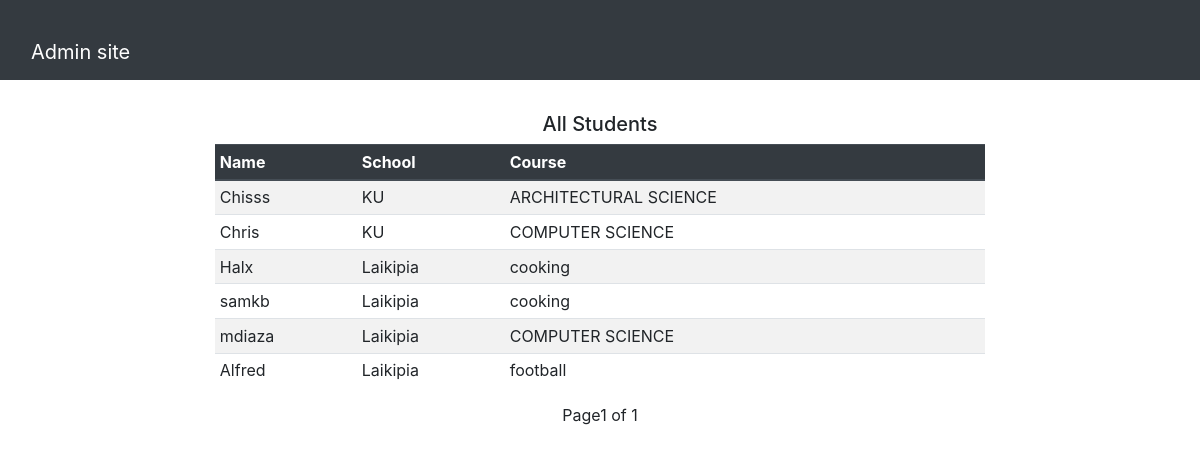
/portaladmin/students/ (signed in), run on an earlier commit of the app's database.
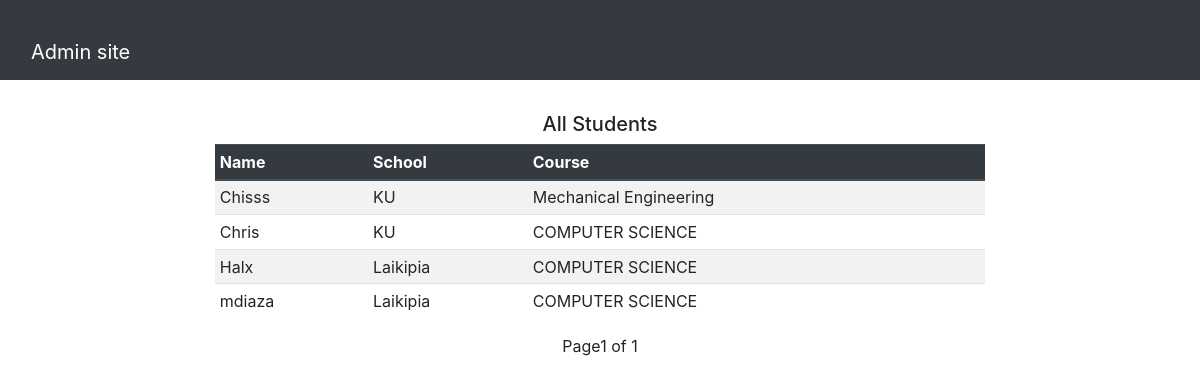
And on a later commit of the database.
### openings/models.py (models this page shows, shortened)
class Student(models.Model):
    user = models.OneToOneField(User, on_delete=models.CASCADE)
    school = models.ForeignKey(School, on_delete=models.SET_NULL, null=True)
    course = models.CharField(max_length=100, null=True )

class User(AbstractUser):
    is_student = models.BooleanField(default=False)
    is_company = models.BooleanField(default=False)
    is_school = models.BooleanField(default=False)
    first_name = models.CharField(max_length=100)
    last_name = models.CharField(max_length=100)
    official_name = models.CharField(max_length=100, null=True, default="school")
    email = models.CharField(max_length=100, null=True)

class School(models.Model):
    user = models.OneToOneField(User, on_delete=models.CASCADE)
    reg_no = models.CharField(max_length=100, null=True)
    def __str__(self):
        return self.user.username

### openings/views.py (the view)
# urls.py: path('portaladmin/students/',  admin_students, name="admin_students"),
@login_required
def admin_students(request):
    if request.user.is_staff:
        student_list = Student.objects.all().order_by('-id')
        page = request.GET.get('page', 1)
        paginator = Paginator(student_list, 15)
        try:
            students = paginator.page(page)
        except PageNotAnInteger:
            students = paginator.page(1)
        except EmptyPage:
            students = paginator.page(paginator.num_pages)
        context = {
            'students':students,
        }
    return render(request, 'admin-students.html', context)

### templates/admin-students.html (shortened to what this page needs)
{% extends 'base.html' %}
{% block content %}
<nav class="navbar navbar-dark bg-dark ">
    <div class="container-fluid mt-4">
      <a class="navbar-brand" href="{% url 'portaladmin' %}">Admin site</a>
    </div>
  </nav>
    <div class="container-fluid mt-4">
        <div class="row ">
            <div class="col-md-2"></div>
            <div class="col-md-8">
                <div class="table-responsive">
                    <h5 class="text-center mt-2 mb-2">All Students</h5>
                    <table class="table table-sm table-striped table-hover">
                      <thead class=" thead-dark">
                        <tr>
                          <th scope="col">Name</th>
                          <th scope="col">School</th>
                          <th scope="col">Course</th>
                        </tr>
                      </thead>
                      <tbody>
                        {% for student in students %}
                          <tr>
                              <td>{{student.user.username}}</td>
                              <td>{{student.school}}</td>
                              <td>{{student.course}}</td>
                              </tr>
                        {% endfor %}
                      </tbody>
                      </table>
                    </div>
                        <div class="pagination align-items-center justify-content-center">
                          <span class="step-links">
                              <span class="current">
                                   Page{{ students.number }} of {{ students.paginator.num_pages }}
                              </span>
                          </span>
                      </div>
            </div>
            <div class="col-md-2"></div>
        </div>
    </div>
{% endblock %}

What changed in the data, as far as the page shows it:
removed Student: user.username "samkb", school "Laikipia", course "cooking"
removed Student: user.username "Alfred", school "Laikipia", course "football"
changed Student "Chisss": course "ARCHITECTURAL SCIENCE" → "Mechanical Engineering"
changed Student "Halx": course "cooking" → "COMPUTER SCIENCE"
